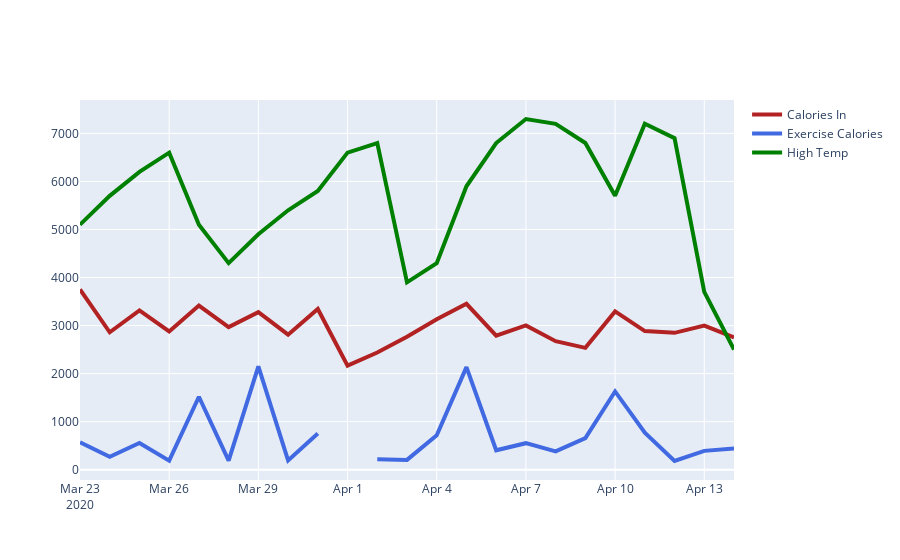

Notebook code for this chart:
### Code cell
fig = go.Figure()

fig.add_trace(go.Scatter(x=days_df["Date"], y=days_df["Calories In"], name='Calories In',
                         line=dict(color='firebrick', width=4)))
fig.add_trace(go.Scatter(x=days_df["Date"], y=days_df["Exercise Calories"], name = 'Exercise Calories',
                         line=dict(color='royalblue', width=4)))
fig.add_trace(go.Scatter(x=days_df["Date"], y=weather_df["High"] * 100, name = 'High Temp',
                         line=dict(color='green', width=4)))

### Figure 1 — Plotly figure (JSON) as saved in the notebook; plotly's stock layout.template omitted (floating-point values rounded to 4 significant figures)
{"data": [{"line": {"color": "firebrick", "width": 4}, "name": "Calories In", "type": "scatter", "x": ["2020-03-23", "2020-03-24", "2020-03-25", "2020-03-26", "2020-03-27", "2020-03-28", "2020-03-29", "2020-03-30", "2020-03-31", "2020-04-01", "2020-04-02", "2020-04-03", "2020-04-04", "2020-04-05", "2020-04-06", "2020-04-07", "2020-04-08", "2020-04-09", "2020-04-10", "2020-04-11", "2020-04-12", "2020-04-13", "2020-04-14"], "y": [3751, 2860, 3315, 2877, 3415, 2968, 3279, 2810, 3344, 2167, 2439, 2766, 3129, 3453, 2788, 3002, 2674, 2535, 3294, 2884, 2848, 2999, 2751]}, {"line": {"color": "royalblue", "width": 4}, "name": "Exercise Calories", "type": "scatter", "x": ["2020-03-23", "2020-03-24", "2020-03-25", "2020-03-26", "2020-03-27", "2020-03-28", "2020-03-29", "2020-03-30", "2020-03-31", "2020-04-01", "2020-04-02", "2020-04-03", "2020-04-04", "2020-04-05", "2020-04-06", "2020-04-07", "2020-04-08", "2020-04-09", "2020-04-10", "2020-04-11", "2020-04-12", "2020-04-13", "2020-04-14"], "y": [571, 269, 554, 188, 1517, 189, 2148, 191, 754, null, 218, 203, 715, 2135, 403, 551, 381, 656, 1628, 769, 180, 391, 443]}, {"line": {"color": "green", "width": 4}, "name": "High Temp", "type": "scatter", "x": ["2020-03-23", "2020-03-24", "2020-03-25", "2020-03-26", "2020-03-27", "2020-03-28", "2020-03-29", "2020-03-30", "2020-03-31", "2020-04-01", "2020-04-02", "2020-04-03", "2020-04-04", "2020-04-05", "2020-04-06", "2020-04-07", "2020-04-08", "2020-04-09", "2020-04-10", "2020-04-11", "2020-04-12", "2020-04-13", "2020-04-14"], "y": [5100, 5700, 6200, 6600, 5100, 4300, 4900, 5400, 5800, 6600, 6800, 3900, 4300, 5900, 6800, 7300, 7200, 6800, 5700, 7200, 6900, 3700, 2500, 4600]}], "layout": {}}
